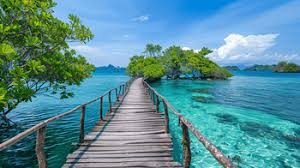
#> input picture wxh5月7日week10/img/image.png, 300 x 168 px
$ python tupian.py
#> lines starting #> are read from the running program, lines starting #| are printed output that depends on the picture
import cv2
import matplotlib.pyplot as plt

img_basic = cv2.imread('img/image.png', cv2.IMREAD_COLOR)
#> img_basic is the input picture: shape (168, 300, 3); mean B, G, R 152.3, 142.4, 86.9
plt.imshow(cv2.cvtColor(img_basic, cv2.COLOR_BGR2RGB))
plt.show()

img_basic = cv2.cvtColor(img_basic, cv2.COLOR_BGR2GRAY)
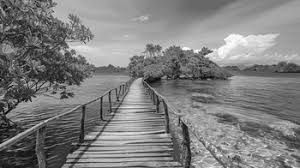
#> img_basic: shape (168, 300); min 2, max 254, mean 126.9
plt.imshow(cv2.cvtColor(img_basic, cv2.COLOR_GRAY2RGB))
plt.show()

$ run again, with wxh5月7日week10/img/wxh docker.png copied over wxh5月7日week10/img/image.png
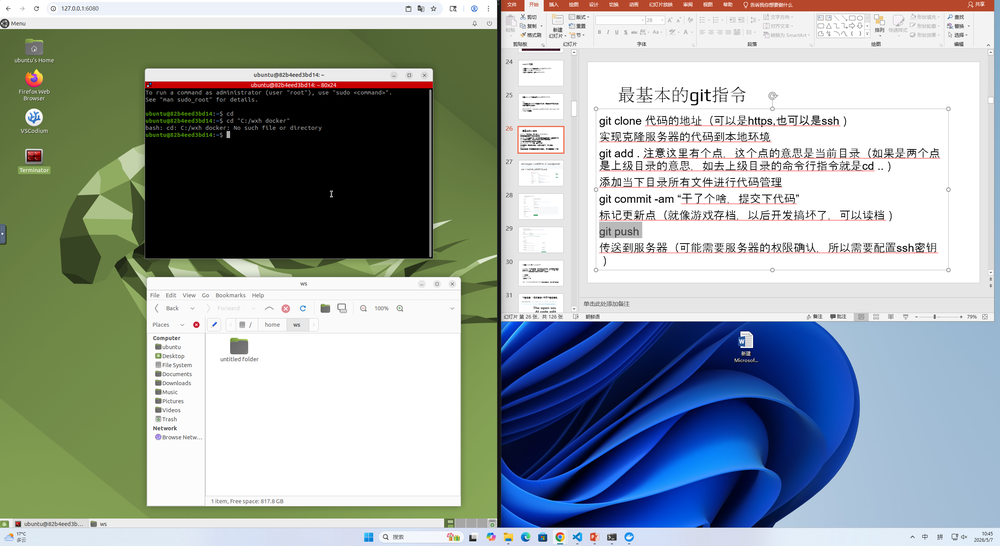
#> input picture wxh5月7日week10/img/wxh docker.png, 1000 x 546 px, shrunk from 2551 x 1392 before the run
#> img_basic is the input picture: shape (546, 1000, 3); mean B, G, R 162.7, 162.9, 153.3
#> `img_basic = cv2.cvtColor(img_basic, cv2.COLOR_BGR2GRAY)`:
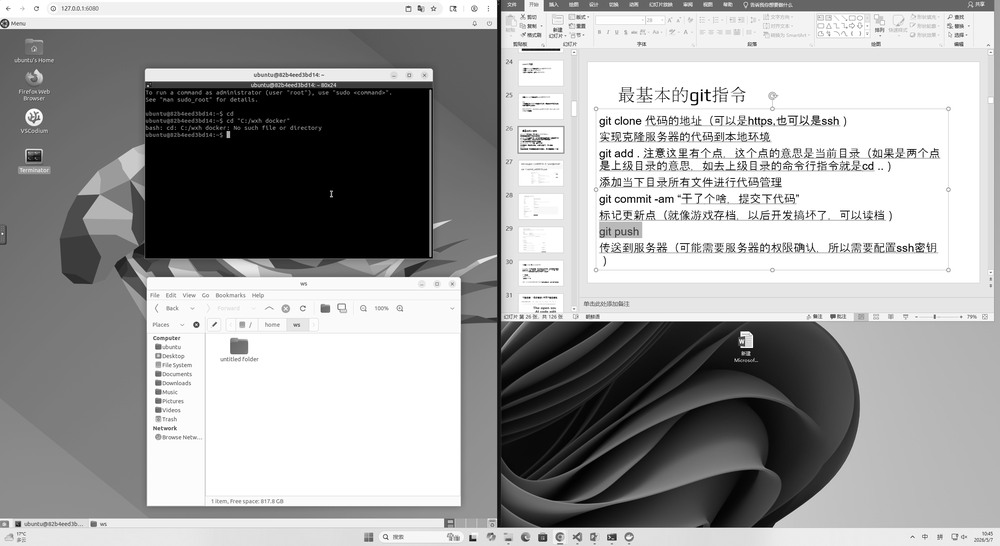
#> img_basic: shape (546, 1000); min 0, max 255, mean 160
